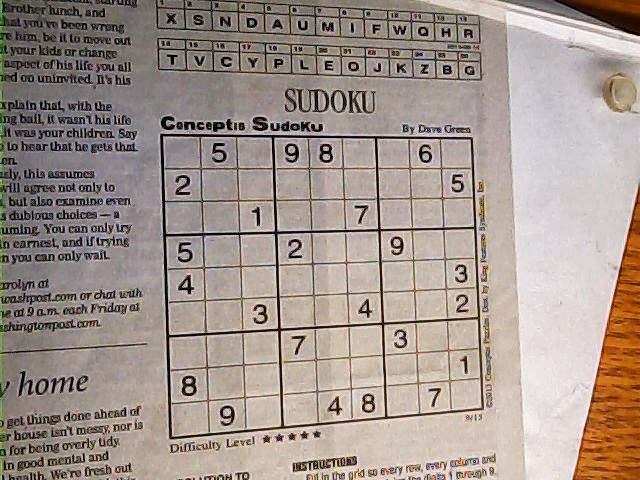
#> input picture src/images/sudoku_newspaper_6.jpg, 640 x 480 px
$ python grid_detection.py
#> lines starting #> are read from the running program, lines starting #| are printed output that depends on the picture; after the words box and inside, x2 and y2 are one past the last pixel; in counts of white or black regions, pixels touching at a corner belong together
#> further down, img is the input picture: shape (480, 640, 3); mean B, G, R 141.4, 148.9, 162.2
import cv2
import numpy as np
import itertools
import matplotlib.pyplot as plt
import math

cv2.namedWindow('test', cv2.WINDOW_NORMAL)

def DetectGrid(img):
	img = cv2.resize(img, (512, 512))
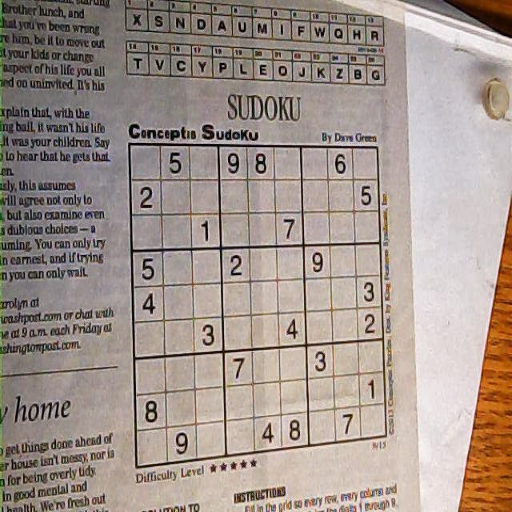
#> img: shape (512, 512, 3); mean of channels 0, 1, 2 141.3, 148.8, 162.1; drawn as B, G, R

	gray = cv2.cvtColor(img, cv2.COLOR_BGR2GRAY)
	blur = cv2.GaussianBlur(gray, (5, 5), 0)
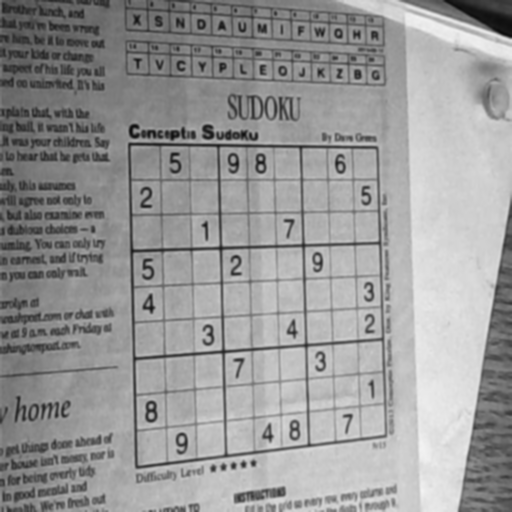
#> blur: shape (512, 512); min 12, max 243, mean 151.9
	thresh = cv2.adaptiveThreshold(blur, 255, 1, 1, 5, 2)
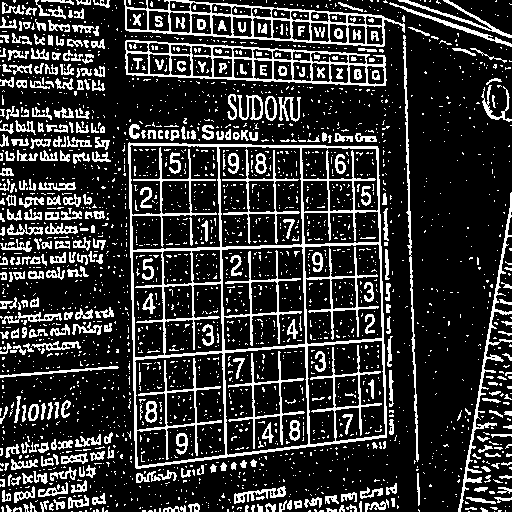
#> thresh: shape (512, 512); 20.5% white in thin lines or dots

	contours, hierarchy = cv2.findContours(thresh, cv2.RETR_EXTERNAL, cv2.CHAIN_APPROX_SIMPLE)
#> contours = 1613 contours, 1377 with area under 20; largest, box (x1, y1, x2, y2) and area: (128, 142, 387, 469) 77156, (125, 40, 387, 87) 8286, (124, 0, 405, 47) 7972, (458, 192, 512, 512) 883, (403, 35, 419, 462) 566

	max_contour_area = 1000
	best_contour = None

	for contour in contours:
		area = cv2.contourArea(contour)

		if area > max_contour_area:
			max_contour_area = area
			best_contour = contour
#> this loop made 1613 passes
#> (area, max_contour_area) on pass 1062: (77155.5, 77155.5)
#> area on passes 39, 50, 51, 58, 60: 28, 20, 23, 39, 52.5
#> after the loop, best_contour = contour of 114 points, box (x1, y1, x2, y2) (128, 142, 387, 469), area 77156; max_contour_area = 77155.5

	approx_poly = cv2.approxPolyDP(best_contour, 1, True)
#> approx_poly = contour of 11 points, box (x1, y1, x2, y2) (128, 142, 387, 469), area 77212
	approx_poly = np.array([a[0] for a in approx_poly])
#> approx_poly = [[129, 142], [128, 163], [135, 467], [140, 468], [290, 448], [386, 437], [378, 178], [379, 175], [377, 146], [186, 143], [179, 144]]

	combinations = np.array(list(itertools.combinations(approx_poly, 4)))

	best_combination = None
	max_area = 1000

	for c in combinations:
		area = cv2.contourArea(c)

		if area > max_area:
			max_area = area
			best_combination = c
#> this loop made 330 passes
#> (area, max_area, best_combination) on passes 1, 2, 3, 39, 40, 45, 46, 47, 50, 51: (1035, 1035, [[129, 142], [128, 163], [135, 467], [140, 468]]), (25470, 25470, [[129, 142], [128, 163], [135, 467], [290, 448]]), (41103, 41103, [[129, 142], [128, 163], [135, 467], [386, 437]]), (41198.5, 41198.5, [[129, 142], [135, 467], [140, 468], [378, 178]]), (41378, 41378, [[129, 142], [135, 467], [140, 468], [379, 175]]), (60443.5, 60443.5, [[129, 142], [135, 467], [290, 448], [378, 178]]), (60838, 60838, [[129, 142], [135, 467], [290, 448], [379, 175]]), (62866.5, 62866.5, [[129, 142], [135, 467], [290, 448], [377, 146]]), (72979, 72979, [[129, 142], [135, 467], [386, 437], [378, 178]]), (73512, 73512, [[129, 142], [135, 467], [386, 437], [379, 175]])
#> (c, area) on passes 4 to 9: ([[129, 142], [128, 163], [135, 467], [378, 178]], 40580), ([[129, 142], [128, 163], [135, 467], [379, 175]], 40751.5), ([[129, 142], [128, 163], [135, 467], [377, 146]], 40513.5), ([[129, 142], [128, 163], [135, 467], [186, 143]], 9485), ([[129, 142], [128, 163], [135, 467], [179, 144]], 8344.5), ([[129, 142], [128, 163], [140, 468], [290, 448]], 24838.5)
#> after the loop, max_area = 76943.5

	#print(best_combination)

	x_sorted = sorted(best_combination, key = lambda x: x[0])
#> x_sorted = [[129, 142], [135, 467], [377, 146], [386, 437]]
	#print(x_sorted)

	p_1 = min(x_sorted[:2], key = lambda x: x[1])
#> p_1 = [129, 142]
	p_3 = max(x_sorted[:2], key = lambda x: x[1])
#> p_3 = [135, 467]
	p_2 = min(x_sorted[2:], key = lambda x: x[1])
#> p_2 = [377, 146]
	p_4 = max(x_sorted[2:], key = lambda x: x[1])
#> p_4 = [386, 437]
	#print(p_1, p_2, p_3, p_4)

	pts_1 = np.float32([p_1, p_2, p_3, p_4])
#> pts_1 = [[129, 142], [377, 146], [135, 467], [386, 437]]
	#print(pts_1)

	pts_2 = np.float32([[0, 0], [512, 0], [0, 512], [512, 512]])
	#print(pts_2)

	mask = np.zeros(gray.shape, np.uint8)
	cv2.drawContours(mask, [best_combination], -1, 255, -1)
#> mask: shape (512, 512); 29.6% white; 1 white region, box (x1, y1, x2, y2) and area: (129, 142, 387, 468) 77504
	cv2.drawContours(mask, [best_combination], 0, 0, 2)
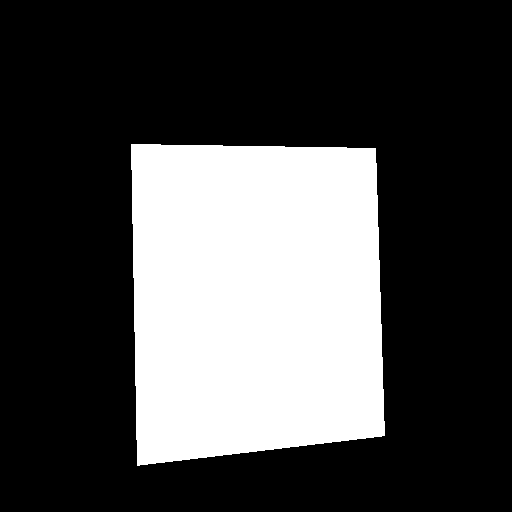
#> mask: shape (512, 512); 28.7% white; 1 white region, box (x1, y1, x2, y2) and area: (131, 144, 385, 466) 75284

	masked_img = cv2.bitwise_and(img, img, mask = mask)
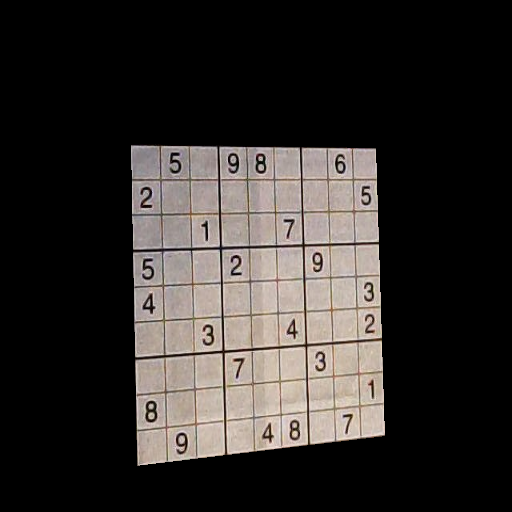
#> masked_img: shape (512, 512, 3); mean of channels 0, 1, 2 43.7, 46.2, 50.2; drawn as B, G, R

	#for a in best_combination:
	#	cv2.circle(masked_img, (a[0], a[1]), 3, (0, 0, 255), -1)
	#	cv2.putText(masked_img, "{}, {}".format(a[0], a[1]), (a[0], a[1]), cv2.FONT_HERSHEY_SIMPLEX, 0.3, (0, 255, 0))

	M = cv2.getPerspectiveTransform(pts_1, pts_2)
#> M = [[1.77, -0.0327, -223.8], [-0.0247, 1.53, -214.3], [-0.000399, 5.55e-05, 1]]
	dst = cv2.warpPerspective(masked_img, M, (512, 512))

	return dst

def DetectSubGrids(grid):
	gray = cv2.cvtColor(grid, cv2.COLOR_BGR2GRAY)
	blur = cv2.GaussianBlur(gray, (5, 5), 0)
	thresh = cv2.adaptiveThreshold(blur, 255, 1, 1, 5, 2)
#> thresh: shape (512, 512); 18.4% white; 1740 white regions (1673 under 20 px), largest, box (x1, y1, x2, y2) and area: (0, 0, 512, 512) 16244, (346, 177, 506, 337) 2053, (175, 178, 337, 338) 2044
	thresh = cv2.morphologyEx(thresh, cv2.MORPH_OPEN, (3, 3), iterations = 2)
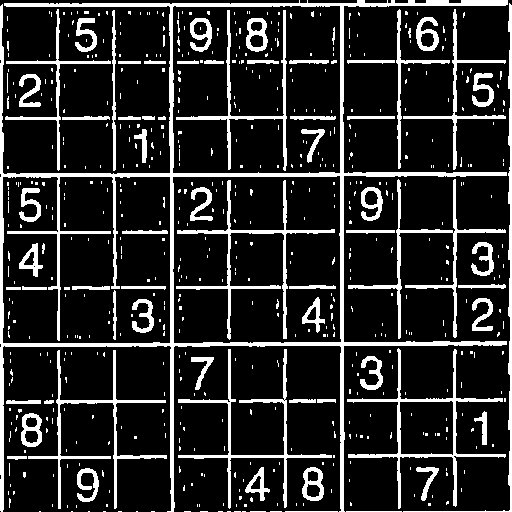
#> thresh: shape (512, 512); 16% white; 622 white regions (549 under 20 px), largest, box (x1, y1, x2, y2) and area: (0, 0, 508, 512) 13031, (347, 348, 506, 509) 2014, (176, 180, 335, 340) 1865

	# [5 lines of commented-out code are left out]

	lines = cv2.HoughLinesP(thresh, 1, np.pi / 180, 150, 50, 30)
#> lines = 171 rows, first 6: [403, 117, 505, 117], [342, 511, 342, 3], [284, 338, 284, 180], [343, 343, 506, 343], [1, 511, 1, 5], [2, 344, 341, 344]

	print(len(lines))
#| 171

	for line in lines:
		line = line[0]
		cv2.line(grid, (line[0], line[1]), (line[2], line[3]), (0, 0, 255), 1)
#> this loop made 171 passes
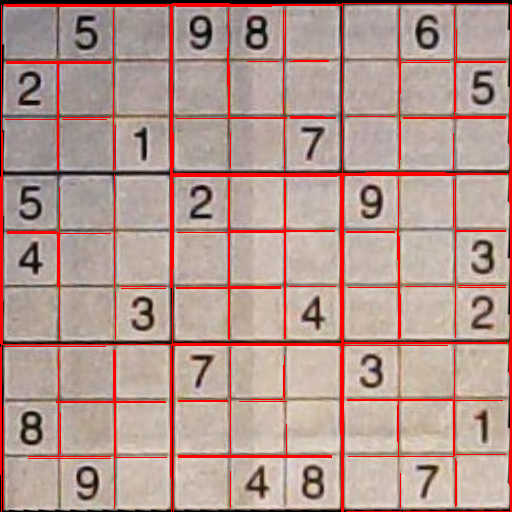
#> grid: shape (512, 512, 3); mean of channels 0, 1, 2 143.7, 151.9, 181.4; drawn as B, G, R

	return thresh

#Testing the functions here
if __name__ == '__main__':
	img = cv2.imread('./images/sudoku_newspaper_6.jpg')
	img = DetectGrid(img)
	cv2.imshow('test', img)
	cv2.waitKey(0)

	thresh = DetectSubGrids(img)
	cv2.imshow('test', thresh)
	cv2.waitKey(0)

	# [4 lines of commented-out code are left out]

$ run again, with src/images/sudoku_newspaper_1.jpg copied over src/images/sudoku_newspaper_6.jpg
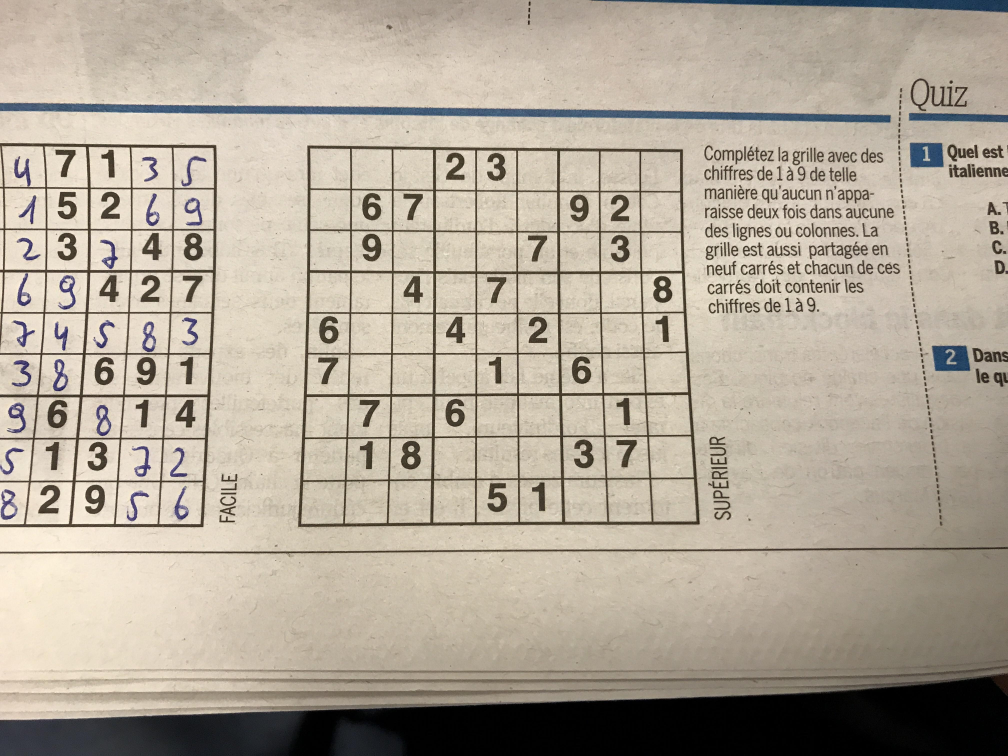
#> input picture src/images/sudoku_newspaper_1.jpg, 4032 x 3024 px (shown at 1/4 size)
#> img is the input picture: shape (3024, 4032, 3); mean B, G, R 152.8, 167.6, 177.5
#> img: shape (512, 512, 3)
#> in DetectGrid, `thresh = cv2.adaptiveThreshold(blur, 255, 1, 1, 5, 2)`:
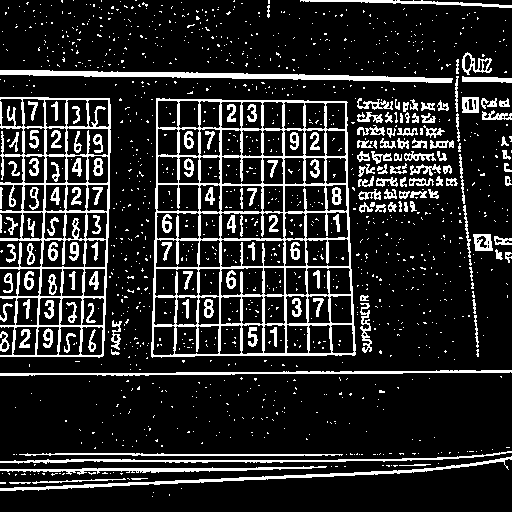
#> thresh: shape (512, 512); 15.7% white; 1341 white regions (1173 under 20 px)
#> contours = 1019 contours, 931 with area under 20; largest, box (x1, y1, x2, y2) and area: (151, 98, 356, 358) 49820, (0, 97, 111, 358) 22130, (0, 70, 453, 83) 1872, (0, 456, 512, 491) 1089, (0, 370, 512, 376) 793
#> the loop in DetectGrid, `for contour in contours:` made 1019 passes
#> (area, max_contour_area) on passes 37, 631: (1089, 1089), (49820.5, 49820.5)
#> after the loop in DetectGrid, `for contour in contours:`: best_contour = contour of 85 points, box (x1, y1, x2, y2) (151, 98, 356, 358), area 49820; max_contour_area = 49820.5
#> in DetectGrid, `approx_poly = cv2.approxPolyDP(best_contour, 1, True)`: approx_poly = contour of 13 points, box (x1, y1, x2, y2) (151, 98, 356, 358), area 49681
#> in DetectGrid, `approx_poly = np.array([a[0] for a in approx_poly])`: approx_poly = 13 rows, first 8: [156, 98], [156, 211], [151, 356], [161, 357], [195, 355], [327, 354], [354, 355], [355, 344]
#> the loop in DetectGrid, `for c in combinations:` made 715 passes
#> (area, max_area, best_combination) on passes 1, 2, 3, 4, 5, 25: (1010, 1010, [[156, 98], [156, 211], [151, 356], [161, 357]]), (5391, 5391, [[156, 98], [156, 211], [151, 356], [195, 355]]), (22416.5, 22416.5, [[156, 98], [156, 211], [151, 356], [327, 354]]), (25902, 25902, [[156, 98], [156, 211], [151, 356], [354, 355]]), (26003.5, 26003.5, [[156, 98], [156, 211], [151, 356], [355, 344]]), (26669, 26669, [[156, 98], [156, 211], [195, 355], [347, 102]])
#> after the loop in DetectGrid, `for c in combinations:`: max_area = 50332
#> x_sorted = [[151, 356], [156, 98], [347, 102], [354, 355]]
#> p_1 = [156, 98]
#> p_3 = [151, 356]
#> p_2 = [347, 102]
#> p_4 = [354, 355]
#> pts_1 = [[156, 98], [347, 102], [151, 356], [354, 355]]
#> M = [[2.65, 0.0513, -418.1], [-0.0445, 2.13, -201.4], [-0.000106, 0.000246, 1]]
#> lines = 193 rows, first 6: [6, 3, 508, 3], [225, 511, 225, 292], [281, 507, 281, 301], [510, 325, 510, 262], [6, 4, 314, 4], [280, 511, 280, 348]
#| 193
#> the loop in DetectSubGrids, `for line in lines:` made 193 passes
#> after the loop in DetectSubGrids, `for line in lines:`:
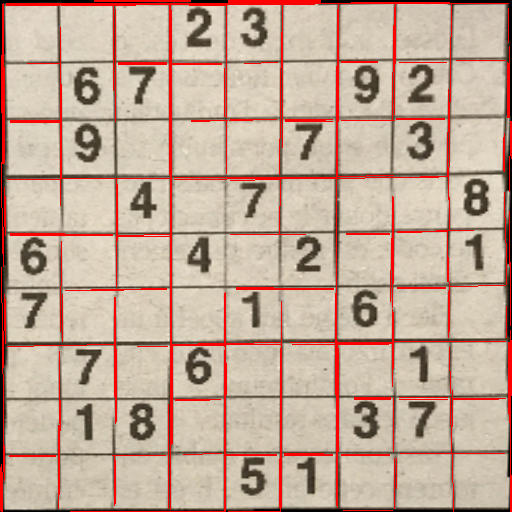
#> grid: shape (512, 512, 3); mean of channels 0, 1, 2 153.1, 170.5, 195.4; drawn as B, G, R

$ run again, with src/images/sudoku_newspaper_2.jpg copied over src/images/sudoku_newspaper_6.jpg
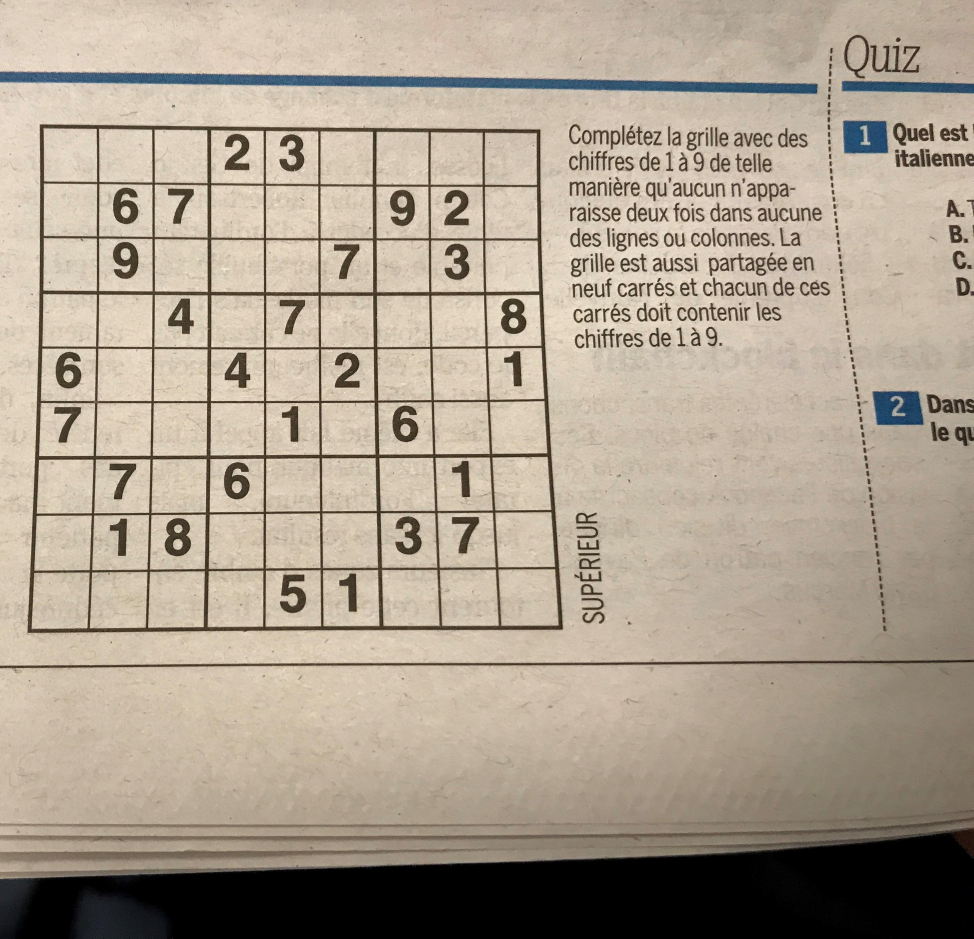
#> input picture src/images/sudoku_newspaper_2.jpg, 2922 x 2815 px (shown at 1/3 size)
#> img is the input picture: shape (2815, 2922, 3); mean B, G, R 143.5, 159.9, 172.3
#> img: shape (512, 512, 3)
#> in DetectGrid, `thresh = cv2.adaptiveThreshold(blur, 255, 1, 1, 5, 2)`:
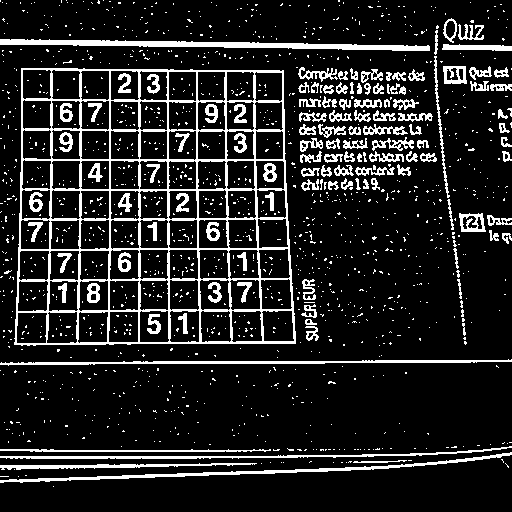
#> thresh: shape (512, 512); 14% white; 1459 white regions (1337 under 20 px)
#> contours = 936 contours, 849 with area under 20; largest, box (x1, y1, x2, y2) and area: (14, 68, 296, 346) 73643, (0, 39, 430, 51) 1906, (0, 452, 512, 483) 1101, (0, 359, 512, 366) 878, (0, 446, 512, 459) 740
#> the loop in DetectGrid, `for contour in contours:` made 936 passes
#> (area, max_contour_area) on passes 20, 697: (1101, 1101), (73643, 73643)
#> after the loop in DetectGrid, `for contour in contours:`: best_contour = contour of 99 points, box (x1, y1, x2, y2) (14, 68, 296, 346), area 73643; max_contour_area = 73643
#> in DetectGrid, `approx_poly = cv2.approxPolyDP(best_contour, 1, True)`: approx_poly = contour of 9 points, box (x1, y1, x2, y2) (14, 68, 296, 346), area 73588
#> in DetectGrid, `approx_poly = np.array([a[0] for a in approx_poly])`: approx_poly = [[21, 68], [20, 212], [14, 344], [35, 345], [106, 343], [295, 343], [285, 182], [283, 70], [280, 71]]
#> the loop in DetectGrid, `for c in combinations:` made 126 passes
#> (area, max_area, best_combination) on passes 1, 2, 3, 14, 17, 31: (2535.5, 2535.5, [[21, 68], [20, 212], [14, 344], [35, 345]]), (12326.5, 12326.5, [[21, 68], [20, 212], [14, 344], [106, 343]]), (38408.5, 38408.5, [[21, 68], [20, 212], [14, 344], [295, 343]]), (42197.5, 42197.5, [[21, 68], [20, 212], [106, 343], [283, 70]]), (55616.5, 55616.5, [[21, 68], [20, 212], [295, 343], [283, 70]]), (59456.5, 59456.5, [[21, 68], [14, 344], [295, 343], [285, 182]])
#> after the loop in DetectGrid, `for c in combinations:`: max_area = 74525.5
#> x_sorted = [[14, 344], [21, 68], [283, 70], [295, 343]]
#> p_1 = [21, 68]
#> p_3 = [14, 344]
#> p_2 = [283, 70]
#> p_4 = [295, 343]
#> pts_1 = [[21, 68], [283, 70], [14, 344], [295, 343]]
#> M = [[1.97, 0.0499, -44.69], [-0.0155, 2.02, -137.4], [-4.33e-05, 0.000268, 1]]
#> lines = 173 rows, first 6: [1, 3, 507, 3], [1, 4, 507, 4], [121, 235, 174, 235], [176, 346, 451, 346], [511, 114, 511, 4], [510, 287, 510, 251]
#| 173
#> the loop in DetectSubGrids, `for line in lines:` made 173 passes
#> after the loop in DetectSubGrids, `for line in lines:`:
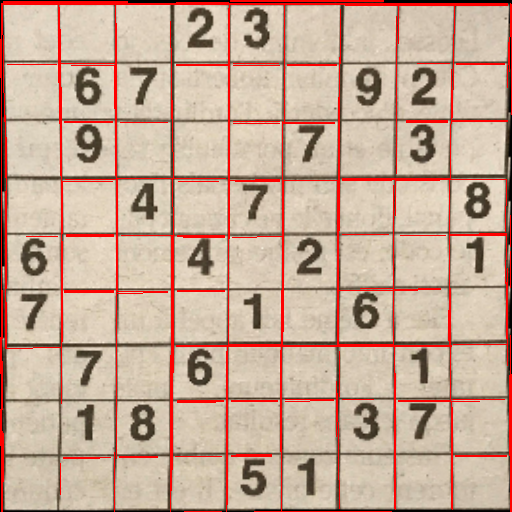
#> grid: shape (512, 512, 3); mean of channels 0, 1, 2 152.3, 170.9, 199.4; drawn as B, G, R
